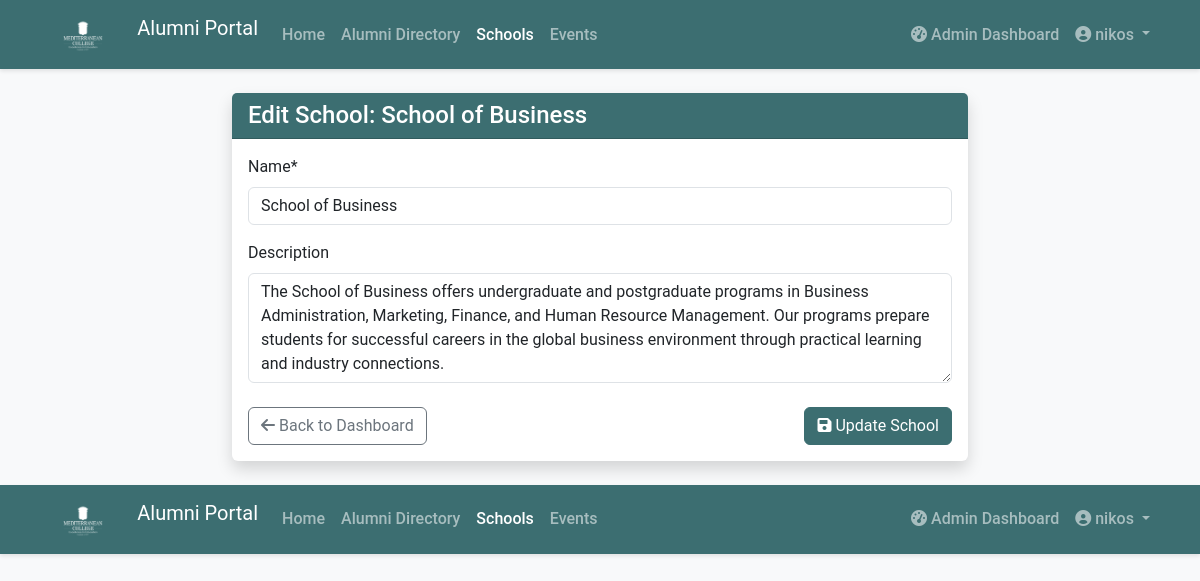
The page /alumni/schools/1/update/ (signed in) on the database its author committed.
### alumni/models.py (models this page shows, shortened)
class School(models.Model):
    name = models.CharField(max_length=100)
    description = models.TextField(blank=True)
    class Meta:
        ordering = ['name']

### alumni/views.py (the view, shortened to what this page needs)
# urls.py: path('schools/<int:pk>/update/', views.SchoolUpdateView.as_view(), name='school_update'),
@method_decorator(login_required, name='dispatch')
class SchoolUpdateView(IsAdminMixin, UpdateView):
    model = School
    form_class = SchoolForm
    template_name = 'alumni/admin/school_form.html'
    success_url = reverse_lazy('alumni:admin_dashboard')

### alumni/forms.py
class SchoolForm(forms.ModelForm):
    class Meta:
        model = School
        fields = ['name', 'description']
        widgets = {
            'name': forms.TextInput(attrs={'class': 'form-control'}),
            'description': forms.Textarea(attrs={'rows': 4, 'class': 'form-control'}),
        }

### alumni/views.py (called while the page is built)
    def test_func(self):
        return self.request.user.is_authenticated and self.request.user.is_staff

### templates/alumni/admin/school_form.html (shortened to what this page needs)
{% extends 'base.html' %}
{% load crispy_forms_tags %}
{% block content %}
<div class="row justify-content-center">
    <div class="col-md-8">
        <div class="card shadow">
            <div class="card-header bg-primary text-white">
                <h4 class="card-title mb-0">
                    {% if object %}Edit School: {{ object.name }}{% else %}Add New School{% endif %}
                </h4>
            </div>
            <div class="card-body">
                <form method="POST">
                    {{ form|crispy }}
                    <div class="d-flex justify-content-between mt-4">
                        <a href="{% url 'alumni:admin_dashboard' %}" class="btn btn-outline-secondary">
                            <i class="fas fa-arrow-left"></i> Back to Dashboard
                        </a>
                        <button type="submit" class="btn btn-primary">
                            <i class="fas fa-save"></i>
                            {% if object %}Update{% else %}Create{% endif %} School
                        </button>
                    </div>
                </form>
            </div>
        </div>
    </div>
</div>
{% endblock %}

### templates/includes/navbar.html (shortened to what this page needs)
<nav class="navbar navbar-expand-lg navbar-dark bg-primary">
    <div class="container">
        <a class="navbar-brand" href="{% url 'home' %}">
            <img src="/static/images/logo.png" alt="Mediterranean College" height="40" class="d-inline-block align-text-top me-2">
            Alumni Portal
        </a>
        <div class="collapse navbar-collapse" id="navbarNav">
            <ul class="navbar-nav me-auto">
                <li class="nav-item">
                    <a class="nav-link {% if request.path == '/' %}active{% endif %}" href="{% url 'home' %}">Home</a>
                </li>
                <li class="nav-item">
                    <a class="nav-link {% if '/alumni/directory/' in request.path %}active{% endif %}" href="{% url 'alumni:alumni_list' %}">Alumni Directory</a>
                </li>
                <li class="nav-item">
                    <a class="nav-link {% if '/alumni/schools/' in request.path %}active{% endif %}" href="{% url 'alumni:school_list' %}">Schools</a>
                </li>
                <li class="nav-item">
                    <a class="nav-link {% if '/alumni/events/' in request.path %}active{% endif %}" href="{% url 'alumni:event_list' %}">Events</a>
                </li>
            </ul>
            <ul class="navbar-nav ms-auto">
                {% if user.is_authenticated %}
                    {% if user.is_staff %}
                        <li class="nav-item">
                            <a class="nav-link {% if '/alumni/admin-dashboard/' in request.path %}active{% endif %}" href="{% url 'alumni:admin_dashboard' %}">
                                <i class="fas fa-tachometer-alt"></i> Admin Dashboard
                            </a>
                        </li>
                    {% endif %}
                    <li class="nav-item dropdown">
                        <a class="nav-link dropdown-toggle" href="#" id="navbarDropdown" role="button"
                           data-bs-toggle="dropdown" aria-expanded="false">
                            <i class="fas fa-user-circle"></i> {{ user.get_full_name|default:user.username }}
                        </a>
                    </li>
                {% endif %}
            </ul>
        </div>
    </div>
</nav>

### templates/includes/footer.html (shortened to what this page needs)
<nav class="navbar navbar-expand-lg navbar-dark bg-primary">
    <div class="container">
        <a class="navbar-brand" href="{% url 'home' %}">
            <img src="/static/images/logo.png" alt="Mediterranean College" height="40" class="d-inline-block align-text-top me-2">
            Alumni Portal
        </a>
        <div class="collapse navbar-collapse" id="navbarNav">
            <ul class="navbar-nav me-auto">
                <li class="nav-item">
                    <a class="nav-link {% if request.path == '/' %}active{% endif %}" href="{% url 'home' %}">Home</a>
                </li>
                <li class="nav-item">
                    <a class="nav-link {% if '/alumni/directory/' in request.path %}active{% endif %}" href="{% url 'alumni:alumni_list' %}">Alumni Directory</a>
                </li>
                <li class="nav-item">
                    <a class="nav-link {% if '/alumni/schools/' in request.path %}active{% endif %}" href="{% url 'alumni:school_list' %}">Schools</a>
                </li>
                <li class="nav-item">
                    <a class="nav-link {% if '/alumni/events/' in request.path %}active{% endif %}" href="{% url 'alumni:event_list' %}">Events</a>
                </li>
            </ul>
            <ul class="navbar-nav ms-auto">
                {% if user.is_authenticated %}
                    {% if user.is_staff %}
                        <li class="nav-item">
                            <a class="nav-link {% if '/alumni/admin-dashboard/' in request.path %}active{% endif %}" href="{% url 'alumni:admin_dashboard' %}">
                                <i class="fas fa-tachometer-alt"></i> Admin Dashboard
                            </a>
                        </li>
                    {% endif %}
                    <li class="nav-item dropdown">
                        <a class="nav-link dropdown-toggle" href="#" id="navbarDropdown" role="button"
                           data-bs-toggle="dropdown" aria-expanded="false">
                            <i class="fas fa-user-circle"></i> {{ user.get_full_name|default:user.username }}
                        </a>
                    </li>
                {% endif %}
            </ul>
        </div>
    </div>
</nav>

### static/css/styles.css (style rules this page uses)
:root { --primary-color: #3c6e71; --secondary-color: #284b63; --accent-color: #d9d9d9; --text-color: #333333; --light-color: #ffffff; --dark-color: #1a1a1a; --success-color: #28a745; --warning-color: #ffc107; --danger-color: #dc3545; --info-color: #17a2b8; }
body { font-family: 'Roboto', 'Segoe UI', Arial, sans-serif; color: var(--text-color); background-color: #f8f9fa; padding-bottom: 0; min-height: 100vh; display: flex; flex-direction: column; }
.bg-primary { background-color: var(--primary-color) !important; }
.btn-primary { background-color: var(--primary-color); border-color: var(--primary-color); }
.navbar { box-shadow: 0 2px 4px rgba(0, 0, 0, 0.1); }
.navbar-brand img { filter: brightness(0) invert(1); }
.nav-link { font-weight: 500; }
.card { border: none; box-shadow: 0 0.125rem 0.25rem rgba(0, 0, 0, 0.075); transition: transform 0.2s, box-shadow 0.2s; margin-bottom: 1.5rem; }
.card-header { font-weight: 600; }

### rows shown on the page
School: name "School of Business", description "The School of Business offers undergraduate and postgraduate programs in Business Administration, Marketing, Finance, and Human Resource Management. Our programs prepare students for successful careers in the global business environment through practical learning and industry connections."

### other values the page prints
{{ user.get_full_name|default:user.username }} "nikos"
